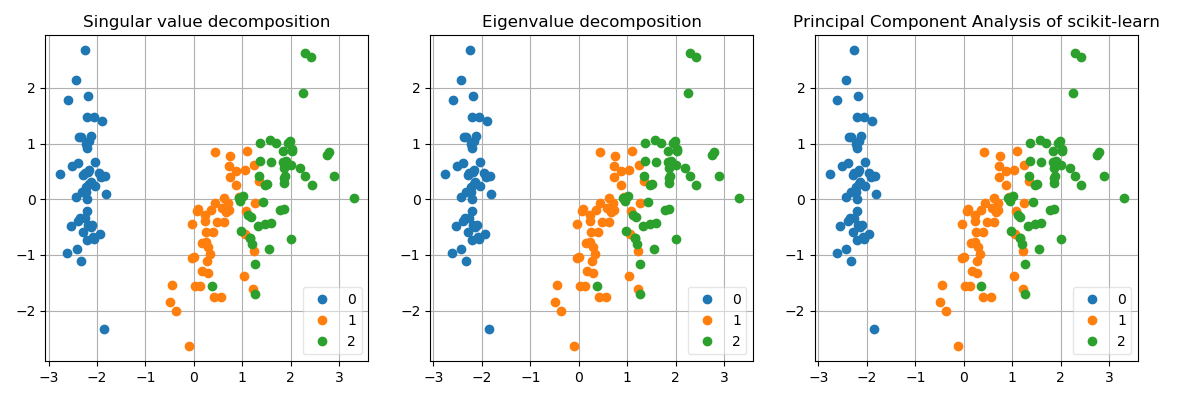

Python code for this plot:
import pandas as pd
import numpy as np
import matplotlib.pyplot as plt
import sklearn.decomposition
import sklearn.datasets

def scale(df, center=True, scale=True):
    ''' compatible with R scale() '''
    if center:
        df = df - df.mean()
    if scale:
        df = df / df.std()
    return df

class PCA:
    def __init__(self, df, npc=2, method='svd'):
        self.df = df
        self.npc = npc
        self.method = method

    def svd(self):
        ''' SVD decomposite X to U*diag(S)*Wt '''
        self.U, self.diagS, self.Wt = np.linalg.svd(self.df, full_matrices=False)

        # singular values are already sorted
        assert np.all(self.diagS[:-1] >= self.diagS[1:]) 

        ''' T = X*W = U*S '''
        pcXW = np.dot(self.df, self.Wt.T[:,:self.npc])
        pcUdS = self.U[:,:self.npc] * self.diagS[:self.npc]
        # these two ways return same results
        assert np.allclose(pcXW, pcUdS)
        self.score = pcUdS

    def eig(self):
        # calculate eigenvalues(l) and eigenvectors(w) of the covariance matrix
        C = np.cov(self.df.T)
        self.l,self.w = np.linalg.eig(C)

        # sort eigenvectors by eigenvalue in descending order
        self.w = self.w[:,np.argsort(self.l)[::-1]]

        ''' T = X*W '''
        self.score = np.dot(self.df, self.w[:,:self.npc])

    def pc(self):
        if self.method == 'svd':
            self.svd()
        else:
            self.eig()
        self.score[:,1] = -self.score[:,1]
        return self.score

def plot(df):
    for name in df['target'].unique():
        cond = df['target'] == name
        plt.plot(df.loc[cond,'PC1'], df.loc[cond,'PC2'], 'o', label=name)
    plt.grid(True)
    plt.legend(framealpha=0.5)

def main():
    np.set_printoptions(precision=4, threshold=30)

    # famous Fisher iris data
    dataset = sklearn.datasets.load_iris()
    df = pd.DataFrame(dataset['data'])
    df.columns = dataset['feature_names']
    df['target'] = dataset['target']

    # use only numerical columns
    values = scale(df.iloc[:,:4], center=True, scale=True)
    print('DataFrame is a (%d x %d) matrix of iris.csv:\n' % (values.shape[0], values.shape[1])) 

    plt.figure(figsize=(12,4))

    plt.subplot(1,3,1)
    plt.title('Singular value decomposition')
    pca_svd = PCA(values, method='svd')
    score = pd.DataFrame(pca_svd.pc(), columns=['PC1', 'PC2'])
    score = pd.concat([df, score], axis=1)
    plot(score)

    plt.subplot(1,3,2)
    plt.title('Eigenvalue decomposition')
    pca_eig = PCA(values, method='eig')
    score = pd.DataFrame(pca_eig.pc(), columns=['PC1', 'PC2'])
    score = pd.concat([df, score], axis=1)
    plot(score)

    plt.subplot(1,3,3)
    plt.title('Principal Component Analysis of scikit-learn')
    pca_sklearn = sklearn.decomposition.PCA(n_components=2)
    score = pca_sklearn.fit_transform(values)
    score = pd.DataFrame(score, columns=['PC1', 'PC2'])
    score = pd.concat([df, score], axis=1)
    plot(score)

    assert np.allclose(score[['PC1', 'PC2']], pca_svd.pc())

    plt.tight_layout()
    plt.savefig('doc/pca.png')

    # assert two princople components based on SVD and EigenDecomposition
    print('PCA(svd) == PCA(eig) is %s' % np.allclose(pca_svd.pc(), pca_eig.pc()))

if __name__ == '__main__':
    main()
